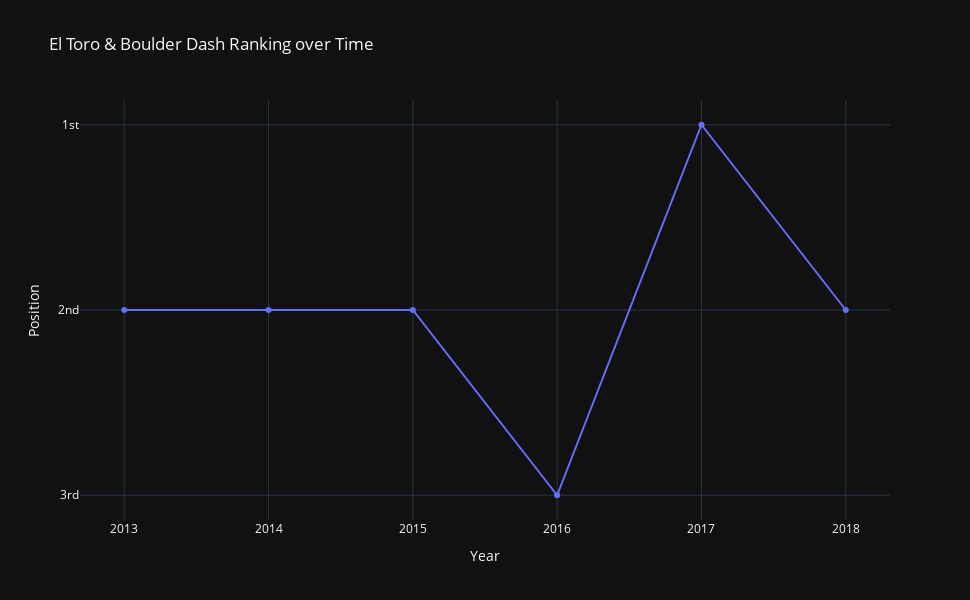

This figure's notebook cell:
### Markdown cell above
3. Write a function that will plot the ranking of two given roller coasters over time as lines. Your function should take both roller coasters' names and a ranking DataFrame as arguments. Make sure to include informative labels that describe your visualization.

   Call your function with `"El Toro"` as one roller coaster name, `"Boulder Dash"` as the other roller coaster name, and the wood ranking DataFrame. What issue do you notice? Update your function with two additional arguments to alleviate the problem, and retest your function.

### Code cell
# 3
# Create a function to plot rankings over time for 2 roller coasters

# Using Matplotlib
def plot2rc(rcname1, rcname2, df, park_name, park_name2):
    selection1 = df[(df.Name == rcname1) & (df.Park == park_name)]
    selection2 = df[(df.Name == rcname2) & (df.Park == park_name2)]

    plt.style.use('fivethirtyeight')
    plt.figure(figsize=(20, 10))
    ax = plt.subplot()
    ax.invert_yaxis()

    plt.plot(selection1['Year of Rank'],
             selection1.Rank.values,
             marker='o',
             color='r')
    plt.plot(selection2['Year of Rank'],
             selection2.Rank.values,
             marker='o',
             color='b')
    ax.set_yticks(selection2.Rank.values)

    plt.title('{} & {} Ranking over Time'.format(rcname1, rcname2))
    plt.xlabel("Years")
    plt.ylabel("Rank Position")
    plt.legend([rcname1, rcname2])

# Using Plotly
def plot2rc_p(rcname1, rcname2, df, park_name, park_name2):
    selection1 = df[(df.Name == rcname1) & (df.Park == park_name)]
    selection2 = df[(df.Name == rcname2) & (df.Park == park_name2)]
    
    fig = go.Figure(layout=go.Layout(height=600, width=970))
    # Create and style traces
    fig.add_trace(go.Scatter(x=selection1['Year of Rank'], y=selection1.Rank.values, name=rcname1))
    fig.add_trace(go.Scatter(x=selection2['Year of Rank'], y=selection2.Rank.values, name = rcname2))
    fig.update_layout(yaxis=dict(autorange="reversed"))
    lbl = ['1st', '2nd', '3rd', '4th']
    fig.update_layout(yaxis=dict(tickmode='array', tickvals=['1','2','3','4'], ticktext=lbl))
    fig.update_layout(title='{} & {} Ranking over Time'.format(rcname1, rcname2), 
                   xaxis_title='Year',
                   yaxis_title='Position')
    fig.update_layout(template='plotly_dark')
    fig.show()


# Create a plot of El Toro and Boulder Dash roller coasters
# Matplotlib
#plot2rc('El Toro', 'Boulder Dash', rc_wood_data, 'Six Flags Great Adventure', 'Knoebels Amusement Resort')

# Plotly
plot2rc_p('El Toro', 'Boulder Dash', rc_wood_data, 'Six Flags Great Adventure',
        'Knoebels Amusement Resort')

### Figure 1 — Plotly figure (JSON) as saved in the notebook; plotly's stock layout.template omitted (floating-point values rounded to 4 significant figures)
{"data": [{"name": "El Toro", "type": "scatter", "x": [2013, 2014, 2015, 2016, 2017, 2018], "y": [2, 2, 2, 3, 1, 2]}, {"name": "Boulder Dash", "type": "scatter", "x": [], "y": []}], "layout": {"height": 600, "title": {"text": "El Toro & Boulder Dash Ranking over Time"}, "width": 970, "xaxis": {"title": {"text": "Year"}}, "yaxis": {"autorange": "reversed", "tickmode": "array", "ticktext": ["1st", "2nd", "3rd", "4th"], "tickvals": ["1", "2", "3", "4"], "title": {"text": "Position"}}}}
